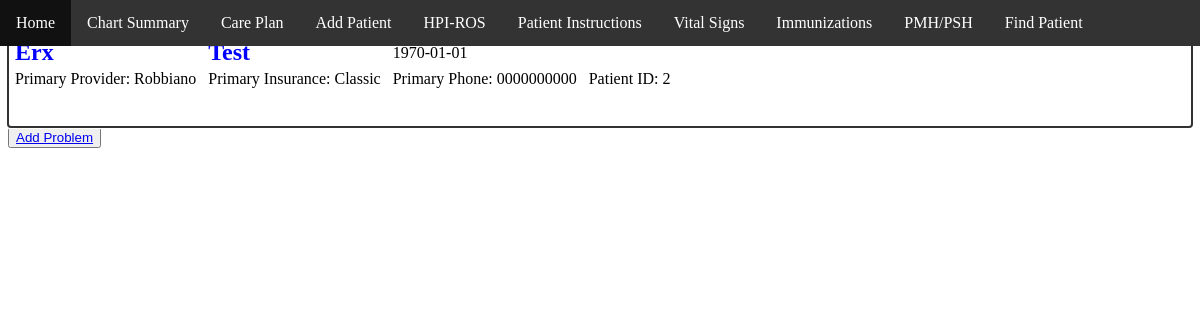
/ChartSummary/2, run on the app's committed database.
### main.py (models this page shows)
class Patients(db.Model):
    id = db.Column(db.Integer, primary_key=True)
    First = db.Column(db.String(40))
    Last = db.Column(db.String(100))
    DateOfBirth = db.Column(db.String(90))
    Age = db.Column(db.String(10))
    Insurance = db.Column(db.String(150))
    PrimaryProvider = db.Column(db.String(50))
    Phone = db.Column(db.String(50))

### main.py (the view)
@app.route('/ChartSummary/<pid>', methods=['POST', 'GET'])
def ChartSummary(pid):
    if pid == '':
        return redirect('/findPatient')
    patient = Patients.query.filter_by(id=pid)
    patientProblems = PatientProblems.query.filter_by(PID=pid)
    return render_template('chartSummary.html', patient=patient, patientProblems=patientProblems)

### templates/chartSummary.html (shortened to what this page needs)
{% extends "base.html" %}
{% block content %}
    {% for pt in patient %}
    <div id="navBar1">
        <nav>
            <ul>
                <li> <a href="/home/{{ pt.id }}">Home</a></li>
                <li> <a href="/ChartSummary/{{ pt.id }}">Chart Summary</a></li>
                <li> <a href="/CarePlan/{{ pt.id}}">Care Plan</a> </li>
                <li> <a href="/AddPt">Add Patient</a></li>
                <li> <a href="/HPI">HPI-ROS</a></li>
                <li> <a href="/PtInstructions">Patient Instructions</a></li>
                <li> <a href="/VS">Vital Signs</a></li>
                <li> <a href="/Immunizations">Immunizations</a></li>
                <li> <a href="/PMHPSH">PMH/PSH</a></li>
                <li> <a href="/findPatient">Find Patient</a></li>
            </ul>
        </nav>
    </div>
<div class="banner">
<table>
        <tr>
            <td><div class="bannerName"> {{ pt.First }} </div></td>
            <td><div class="bannerName"> {{ pt.Last }} </div></td>
            <td> {{ pt.DateOfBirth }} </td>
        </tr>
        <tr>
            <td> Primary Provider: {{ pt.PrimaryProvider }} </td>
            <td> Primary Insurance: {{ pt.Insurance }} </td>
            <td> Primary Phone: {{ pt.Phone }} </td>
            <td> Patient ID: {{ pt.id }} </td>
        </tr>
    </table> <br> <br>
</div>
<button id="addProblem"><a href="/AddProblem/{{ pt.id }}"><div class="addProblem">Add Problem</div></a></button>
{% endfor %}
{% endblock %}

### static/style.css (style rules this page uses)
body { margin-top: 3%; background-image: url('/static/logo.png'); background-repeat: no-repeat; background-size: auto; }
.banner { outline-style: auto; outline-color: #333333; align-items: center; }
.banner td { padding-left: 5px; padding-right: 5px; }
.banner .bannerName { color: blue; font-size: x-large; font-weight: bold; }
#navBar1 ul { list-style-type: none; margin: 0; padding: 0; overflow: hidden; background-color: #333; alignment: top; }
#navBar1 { position: fixed; top: 0px; width: 100%; left: 0px; margin-bottom: 100px; }
#navBar1 li { float: left; align-items: center; }
#navBar1 li a { display: block; color: white; text-align: center; padding: 14px 16px; text-decoration: none; }

### data on the page
Patients: First "Erx", Last "Test", DateOfBirth "1970-01-01", PrimaryProvider "Robbiano", Insurance "Classic", Phone "0000000000", id "2"
